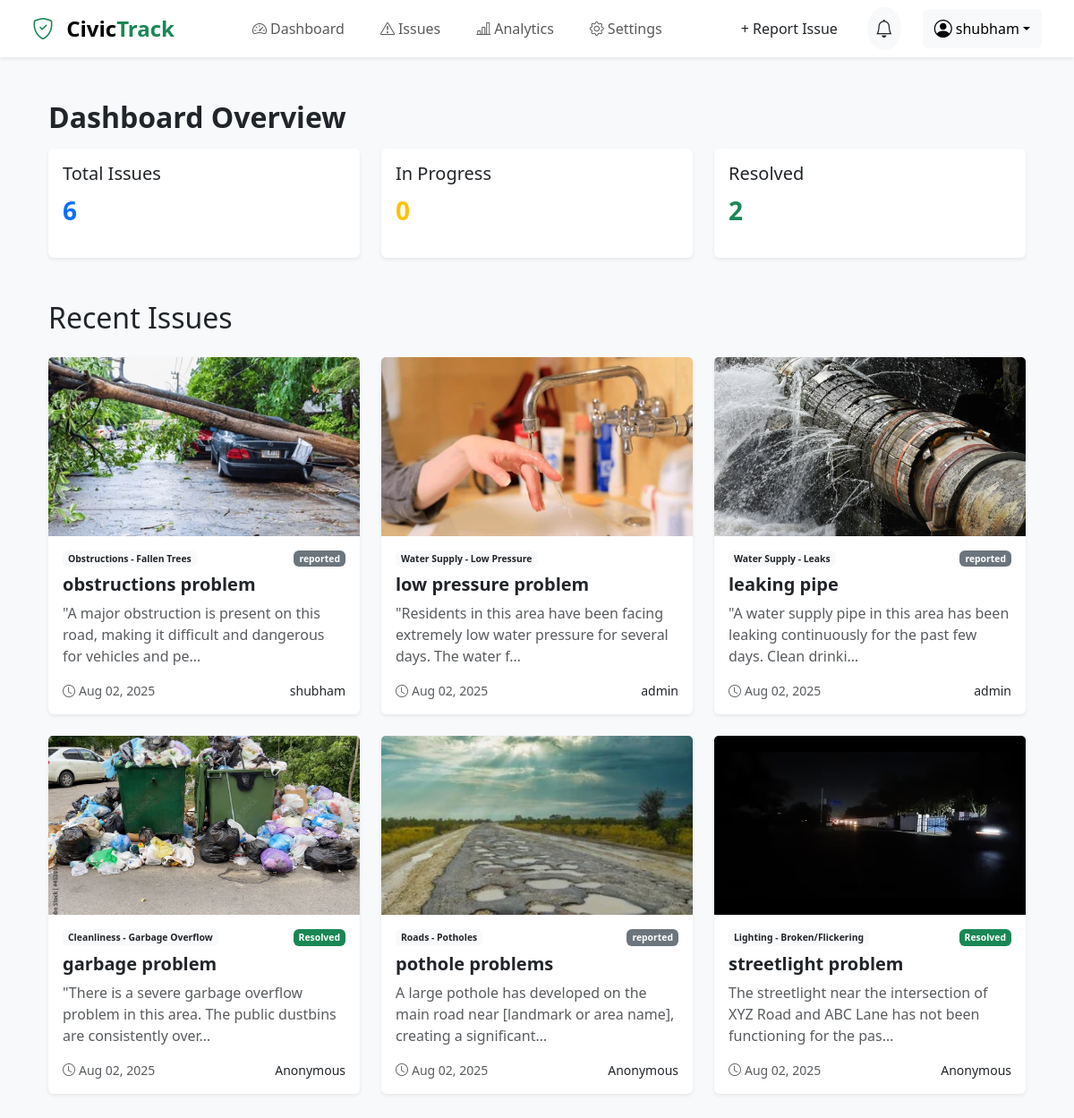
Screenshot of / (signed in) with the database file from the repository.
### CivicTrackapp/models.py (models this page shows, shortened)
class Issue(models.Model):
    user = models.ForeignKey(User, on_delete=models.SET_NULL, null=True, blank=True)
    title = models.CharField(max_length=200)
    description = models.TextField()
    category = models.CharField(max_length=30, choices=CATEGORIES)
    latitude = models.FloatField()
    longitude = models.FloatField()
    status = models.CharField(max_length=20, choices=STATUS_CHOICES, default='pending')
    is_anonymous = models.BooleanField(default=False)
    created_at = models.DateTimeField(auto_now_add=True)

class IssuePhoto(models.Model):
    issue = models.ForeignKey(Issue, related_name='photos', on_delete=models.CASCADE)
    image = models.ImageField(upload_to='issue_photos/')
    uploaded_at = models.DateTimeField(auto_now_add=True)

### CivicTrackapp/views.py (the view)
# urls.py: 2. Add a URL to urlpatterns:  path('', views.home, name='home')
def home(request):
    issues = Issue.objects.all().order_by('-created_at')[:6]  # get latest 6 issues
    total_issues = Issue.objects.count()
    in_progress = Issue.objects.filter(status='in_progress').count()
    resolved = Issue.objects.filter(status='resolved').count()
    context = {
        'issues': issues,
        'total_issues': total_issues,
        'in_progress': in_progress,
        'resolved': resolved,
    }
    return render(request, 'home.html', context)

### CivicTrackapp/context_processors.py (called while the page is built)
def issue_notifications(request):
    if request.user.is_authenticated:
        pending_issues = Issue.objects.filter(status='pending', user=request.user)
        processing_issues = Issue.objects.filter(status='processing', user=request.user)
        resolved_issues = Issue.objects.filter(status='resolved', user=request.user)
    else:
        pending_issues = processing_issues = resolved_issues = []
    return {
        'pending_issues': pending_issues,
        'processing_issues': processing_issues,
        'resolved_issues': resolved_issues,
    }

### templates/home.html (shortened to what this page needs)
{% extends 'base.html' %}
{% load static %}
{% block content %}
<div class="container py-2">
  <div class="mb-2">
    <h2 class="fw-semibold mb-3">Dashboard Overview</h2>
    <div class="row g-4">
      <div class="col-md-4">
        <div class="card shadow-sm border-0">
          <div class="card-body">
            <h5 class="card-title">Total Issues</h5>
            <p class="fs-3 text-primary fw-bold">{{ total_issues }}</p>
          </div>
        </div>
      </div>
      <div class="col-md-4">
        <div class="card shadow-sm border-0">
          <div class="card-body">
            <h5 class="card-title">In Progress</h5>
            <p class="fs-3 text-warning fw-bold">{{ in_progress }}</p>
          </div>
        </div>
      </div>
      <div class="col-md-4">
        <div class="card shadow-sm border-0">
          <div class="card-body">
            <h5 class="card-title">Resolved</h5>
            <p class="fs-3 text-success fw-bold">{{ resolved }}</p>
          </div>
        </div>
      </div>
    </div>
  </div>
  <section class="my-5">
    <h2 class="mb-4">Recent Issues</h2>
    <div class="row g-4">
      {% for issue in issues %}
      <div class="col-sm-12 col-md-6 col-lg-4" data-aos="fade-up">
        <div class="card h-100 shadow-sm border-0">
          {% if issue.photos.first %}
          <div class="card-img-top overflow-hidden" style="height: 200px;">
            <img src="{{ issue.photos.first.image.url }}" class="w-100 h-100" style="object-fit: cover;" alt="Issue Image">
          </div>
          {% endif %}
          <div class="card-body">
            <div class="d-flex justify-content-between mb-2">
              <span class="badge bg-light text-dark">{{ issue.get_category_display }}</span>
              <span class="badge
                {% if issue.status == 'reported' %} bg-secondary
                {% elif issue.status == 'in_progress' %} bg-warning text-dark
                {% elif issue.status == 'resolved' %} bg-success text-white
                {% endif %}
              ">
                {{ issue.get_status_display }}
              </span>
            </div>
            <h5 class="card-title fw-semibold">{{ issue.title }}</h5>
            <p class="text-muted">{{ issue.description|truncatechars:100 }}</p>
            <div class="d-flex justify-content-between">
              <small class="text-muted">
                <i class="bi bi-clock me-1"></i>{{ issue.created_at|date:"M d, Y" }}
              </small>
              <small class="fw-medium text-dark">
                {% if issue.is_anonymous %}Anonymous{% else %}{{ issue.user.username }}{% endif %}
              </small>
            </div>
          </div>
        </div>
      </div>
      {% empty %}
      <p>No issues reported yet.</p>
      {% endfor %}
    </div>
  </section>
</div>
{% endblock %}

### templates/base.html (shortened to what this page needs)
{% load static %}
<!DOCTYPE html>
<html lang="en">
<head>
  <link href="https://cdn.jsdelivr.net/npm/bootstrap@5.3.3/dist/css/bootstrap.min.css" rel="stylesheet" />
  <link href="https://cdn.jsdelivr.net/npm/bootstrap-icons@1.10.5/font/bootstrap-icons.css" rel="stylesheet" />
  <link rel="stylesheet" href="{% static 'css/style.css' %}">
</head>
<body class="bg-light text-dark">
<nav class="navbar navbar-expand-lg navbar-light bg-white shadow-sm sticky-top px-4">
  <div class="container-fluid">
    <a class="navbar-brand fw-bold fs-4" href="{% url 'home' %}">
      <i class="bi bi-shield-check text-success me-2"></i>
      <span>Civic</span><span class="text-success">Track</span>
    </a>
    <div class="collapse navbar-collapse justify-content-center" id="navbarNav">
      <ul class="navbar-nav mb-2 mb-lg-0 gap-lg-4">
        {% if user.is_authenticated %}
          <li class="nav-item">
            <a class="nav-link d-flex align-items-center fw-medium" href="{% url 'home' %}"><i class="bi bi-speedometer2 me-1"></i> Dashboard</a>
          </li>
          <li class="nav-item">
            <a class="nav-link d-flex align-items-center fw-medium" href="{% url 'issues' %}"><i class="bi bi-exclamation-triangle me-1"></i> Issues</a>
          </li>
          <li class="nav-item">
            <a class="nav-link d-flex align-items-center fw-medium" href="{% url "analytics" %}"><i class="bi bi-bar-chart-line me-1"></i> Analytics</a>
          </li>
          <li class="nav-item">
            <a class="nav-link d-flex align-items-center fw-medium" href="{% url 'settings' %}"><i class="bi bi-gear me-1"></i> Settings</a>
          </li>
        {% endif %}
      </ul>
    </div>
    <div class="d-flex align-items-center gap-3">
      {% if user.is_authenticated %}
        <a href="{% url 'report' %}" class="btn btn-report px-3 py-2 rounded-3">+ Report Issue</a>
        <div class="dropdown me-2">
          <a class="btn btn-light position-relative p-2 rounded-circle" href="#" role="button" id="notificationDropdown" data-bs-toggle="dropdown" aria-expanded="false">
            <i class="bi bi-bell fs-5 text-dark"></i>
          </a>
        </div>
        <div class="dropdown">
          <a class="btn btn-light dropdown-toggle d-flex align-items-center" href="#" role="button" data-bs-toggle="dropdown">
            <i class="bi bi-person-circle fs-5 me-1"></i> {{ user.username }}
          </a>
        </div>
      {% else %}
        <a href="{% url 'login' %}" class="btn btn-outline-success d-flex align-items-center">
          <i class="bi bi-person-circle fs-5 me-1"></i> Login
        </a>
      {% endif %}
    </div>
  </div>
</nav>
<div class="container py-4">
  {% block content %}{% endblock %}
</div>
</body>
</html>

### static/css/style.css (style rules this page uses)
:root { --primary: #7f5eff; --accent: #00ffaa; --background: #0f0f0f; --card: #1c2230; --text: #e4e4e4; --muted: #999; }
body { font-family: 'Segoe UI', sans-serif; }

### templates/base.html (style rules this page uses)
.navbar .dropdown .btn-light { background-color: #f8f9fa; }
.badge { font-size: 0.65rem; padding: 4px 6px; }

### rows the page displays
Issue: photos.first.image (picture), category "Obstructions - Fallen Trees", status "reported", title "obstructions problem", description "\"A major obstruction is present on this road, making it difficult and dangerous for vehicles and pe…", created_at "Aug 02, 2025", user.username "shubham"
Issue: photos.first.image (picture), category "Water Supply - Low Pressure", title "low pressure problem", description "\"Residents in this area have been facing extremely low water pressure for several days. The water f…", created_at "Aug 02, 2025", user.username "admin"
Issue: photos.first.image (picture), category "Water Supply - Leaks", status "reported", title "leaking pipe", description "\"A water supply pipe in this area has been leaking continuously for the past few days. Clean drinki…", created_at "Aug 02, 2025", user.username "admin"
Issue: photos.first.image (picture), category "Cleanliness - Garbage Overflow", status "Resolved", title "garbage problem", description "\"There is a severe garbage overflow problem in this area. The public dustbins are consistently over…", created_at "Aug 02, 2025", is_anonymous "Anonymous"
Issue: photos.first.image (picture), category "Roads - Potholes", status "reported", title "pothole problems", description "A large pothole has developed on the main road near [landmark or area name], creating a significant…", created_at "Aug 02, 2025", is_anonymous "Anonymous"
Issue: photos.first.image (picture), category "Lighting - Broken/Flickering", status "Resolved", title "streetlight problem", description "The streetlight near the intersection of XYZ Road and ABC Lane has not been functioning for the pas…", created_at "Aug 02, 2025", is_anonymous "Anonymous"

### other values shown
{{ user.username }} "shubham"
{{ total_issues }} "6"
{{ in_progress }} "0"
{{ resolved }} "2"
